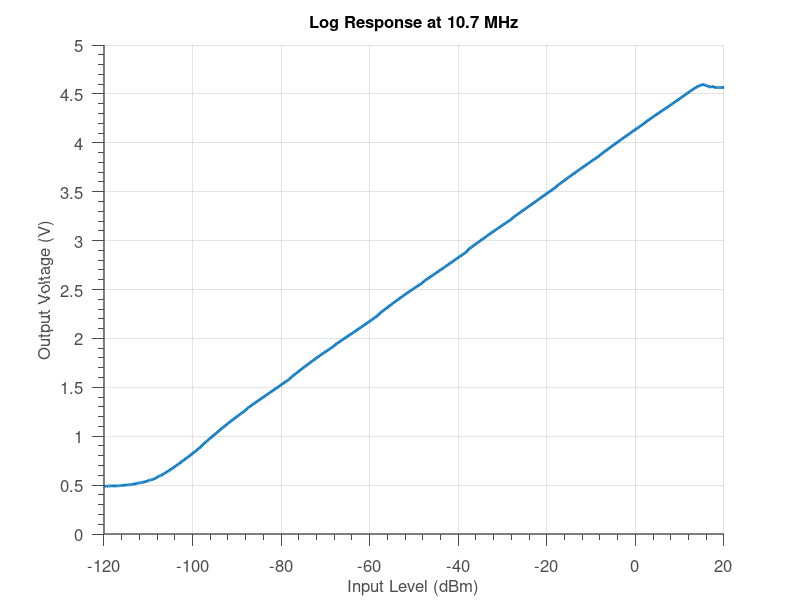

The MATLAB source for this figure: (Note: this script raises an error after producing the figure.)
% Generate Log Response Plot from CSV

dat = csvread('./log_response.csv');
f = dat(1,2:end); x = dat(2:end,1); y = dat(2:end,6);

% close all

hFigure = figure('Units', 'pixels'); hold on; grid on;
hAxes   = gca;

hFTitle = title ('Log Response at 10.7 MHz');
hXLabel = xlabel('Input Level (dBm)');
hYLabel = ylabel('Output Voltage (V)');

axis(hAxes, [x(1) x(end) 0 5]);

hPlot = plot(x, y);
set(hPlot, 'LineWidth', 2.0);

set([hAxes, hFTitle, hXLabel, hYLabel], ...
    'FontName', 'Helvetica', ...
    'FontSize', 12 ...
);

set( hFTitle                    , ...
    'FontWeight' , 'bold'      );

set(hAxes, ...
  'Box'         , 'off'     , ...
  'TickDir'     , 'out'     , ...
  'TickLength'  , [.02 .02] , ...
  'XMinorTick'  , 'on'      , ...
  'YMinorTick'  , 'on'      , ...
  'YGrid'       , 'on'      , ...
  'XColor'      , [.3 .3 .3], ...
  'YColor'      , [.3 .3 .3], ...
  'YTick'       , 0:.5:5, ...
  'LineWidth'   , 1         );

saveas(hFigure, '../gfx/log_response_center.png');

img = imread('../gfx/log_response_center.png');

img_rs = imresize(img, [600 800]);

imwrite(img_rs, '../gfx/log_response_center_800_600.png', ...
    'XResolution', 800, ...
    'YResolution', 600 ...
);

return